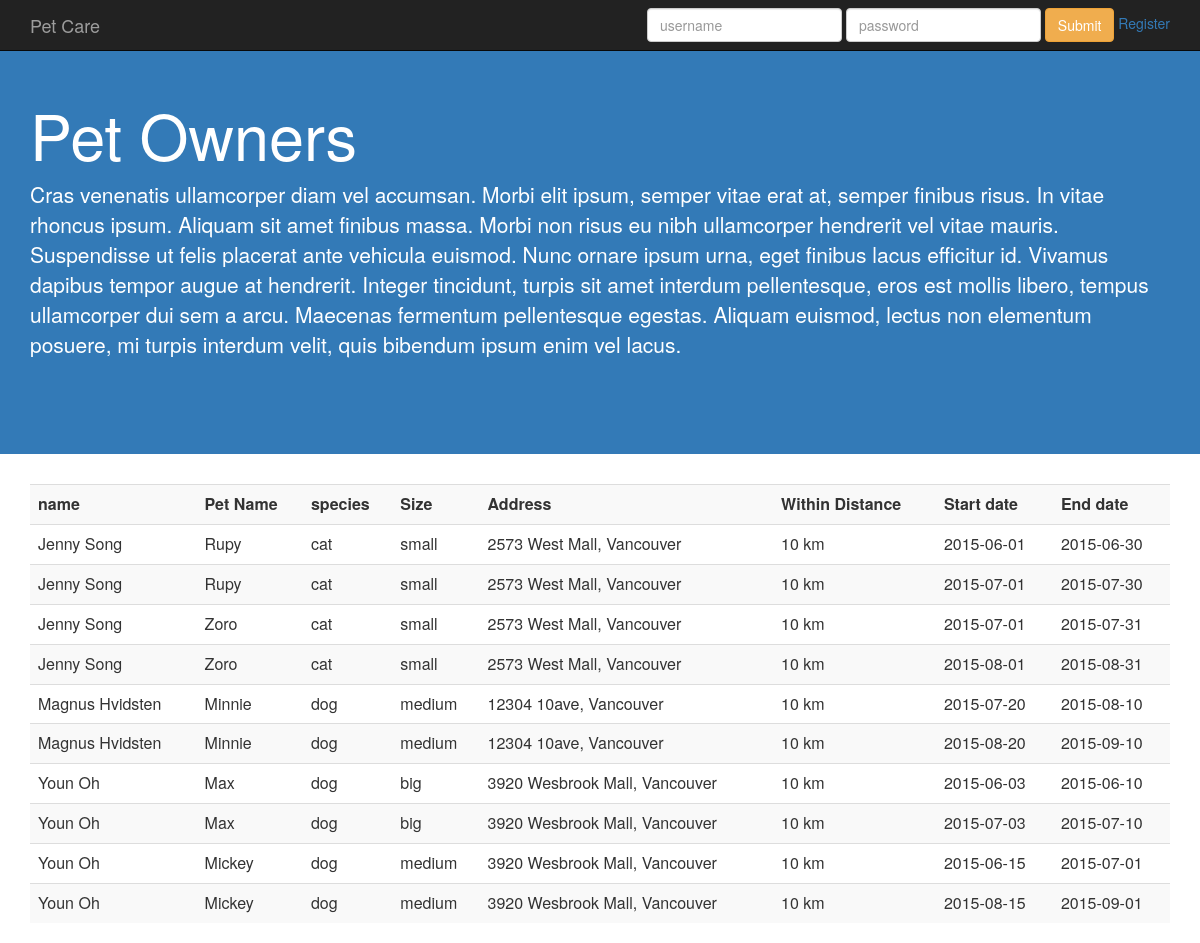
Page /user/owner.php on the committed database.
### tables this page shows
CREATE TABLE AccommodationRequest
(OwnerID       	Char(20),
 PetID 			INTEGER, 
 RequestID 		INTEGER,
 WithinDistance 		REAL NOT NULL, 
 StartDate 		DATE NOT NULL, 
 EndDate 		DATE NOT NULL, 
 primary key(PetID, RequestID),
 foreign key(OwnerID, PetID) references OwnsPet(OwnerID, PetID));

CREATE TABLE User
(UserID 	CHAR(20) NOT NULL,
 Password 	CHAR(20) NOT NULL, 
 Name 		CHAR(20) NOT NULL, 
 Address 	CHAR(50) NOT NULL,
 PhoneNum 	CHAR(10) NOT NULL,
 primary key (UserID));

CREATE TABLE OwnsPet
	(OwnerID 	Char(20), 
 PetID 		INTEGER, 
 PetName 	CHAR(20) NOT NULL,
 Size 		CHAR(20) NOT NULL,
 Species	CHAR(20) NOT NULL,
 primary key (OwnerID,PetID),
 foreign key(OwnerID) references PetOwner(OwnerID));

### user/owner.php (the view, shortened to what this page needs)
<?php
	function getAccommodationRequest() {
		try{
			$db = new PDO("mysql:host=localhost;dbname=fantastic304;port=3306","root");
			$sql = 'SELECT Name, PetName, Species, Size, Address, WithinDistance, StartDate, EndDate, a.RequestID as RequestID, a.PetID as PetID, a.OwnerID as OwnerID
			FROM AccommodationRequest a, OwnsPet op, PetOwner po, User u
			WHERE a.OwnerID = op.OwnerID and op.OwnerID = po.OwnerID and po.OwnerID = u.UserID and a.PetID = op.PetID and NOT EXISTS (SELECT * FROM Contract c WHERE c.RequestID IS NOT NULL and Status=1 and c.RequestID = a.RequestID and c.PetID = a.PetID)';
			echo '<table class="table table-striped">';
			echo '<th>name</th>';
			echo '<th>';
			echo "Pet Name";
			echo '</th>';
			echo '<th>';
			echo "species";
			echo '</th>';
			echo '<th>';
			echo "Size";
			echo '</th>';
			echo '<th>';
			echo "Address";
			echo '</th>';
			echo '<th>';
			echo "Within Distance";
			echo '</th>';
			echo '<th>';
			echo "Start date";
			echo '</th>';
			echo '<th>';
			echo "End date";
			echo '</th>';
			foreach($db->query($sql) as $row){
				echo '<tr>';
				echo '<td>';
				echo $row['Name'];
				echo '</td>';
				echo '<td>';
				echo $row['PetName'];
				echo '</td>';
				echo '<td>';
				echo $row['Species'];
				echo '</td>';
				echo '<td>';
				echo $row['Size'];
				echo '</td>';
				echo '<td>';
				echo $row['Address'];
				echo '</td>';
				echo '<td>';
				echo $row['WithinDistance'];
				echo ' km</td>';
				echo '<td>';
				echo $row['StartDate'];
				echo '</td>';
				echo '<td>';
				echo $row['EndDate'];
				echo '</td>';
			}
			echo '</table>';
		} catch(Exception $e){
		echo "Could not connect to the database";
		exit;
		}
	}
?>
<head>
	<link rel="stylesheet" href="../bootstrap.min.css">
</head>
<body>
	<?php include '../include/header.php' ?>
	<div style="padding: 80px 0; background-color:337ab7; !important" class="jumbotron">
  		<div class="container">
  			<h1 style="color:white">Pet Owners</h1>
  			<p style="color:white">Cras venenatis ullamcorper diam vel accumsan. Morbi elit ipsum, semper vitae erat at, semper finibus risus. In vitae rhoncus ipsum. Aliquam sit amet finibus massa. Morbi non risus eu nibh ullamcorper hendrerit vel vitae mauris. Suspendisse ut felis placerat ante vehicula euismod. Nunc ornare ipsum urna, eget finibus lacus efficitur id. Vivamus dapibus tempor augue at hendrerit. Integer tincidunt, turpis sit amet interdum pellentesque, eros est mollis libero, tempus ullamcorper dui sem a arcu. Maecenas fermentum pellentesque egestas. Aliquam euismod, lectus non elementum posuere, mi turpis interdum velit, quis bibendum ipsum enim vel lacus.</p>
  		</div>
	</div>
	<div class="container">
		<?php getAccommodationRequest(); ?>
	</div>
</body>

### include/header.php
<nav class="navbar navbar-inverse navbar-fixed-top">
	<div class="container">
    	<a class="navbar-brand" href="<?php $_SERVER['DOCUMENT_ROOT'] ?>/index.php">Pet Care</a>
		<?php if(!isset($_COOKIE['userID'])): ?>
			<form class="navbar-form navbar-right" action= "<?php $_SERVER['DOCUMENT_ROOT'] ?>/login.php" method="post">
        		<div class="form-group">
         			<input type="text" class="form-control" name="id" placeholder="username">
         			<input type="password" class="form-control" name="password" placeholder="password">
        		</div>
        		<button type="submit" class="btn btn-warning">Submit</button>
        		<a href="<?php $_SERVER['DOCUMENT_ROOT'] ?>/register.php">Register</a>
      		</form>
      	<?php else : ?>
      		<ul class="nav navbar-nav navbar-right">
      			<li><a href="<?php $_SERVER['DOCUMENT_ROOT'] ?>/myaccount.php"><?php echo $_COOKIE['userID'] ?></a></li>
      			<li><a href="<?php $_SERVER['DOCUMENT_ROOT'] ?>/logout.php">Log Out</a></li>
      	<?php endif; ?>
     	</div>
</nav>

### rows in the picture
accommodationrequest: user.Name "Jenny Song", ownspet.PetName "Rupy", ownspet.Species "cat", ownspet.Size "small", user.Address "2573 West Mall, Vancouver", WithinDistance "10", StartDate "2015-06-01", EndDate "2015-06-30"
accommodationrequest: user.Name "Jenny Song", ownspet.PetName "Rupy", ownspet.Species "cat", ownspet.Size "small", user.Address "2573 West Mall, Vancouver", WithinDistance "10", StartDate "2015-07-01", EndDate "2015-07-30"
accommodationrequest: user.Name "Jenny Song", ownspet.PetName "Zoro", ownspet.Species "cat", ownspet.Size "small", user.Address "2573 West Mall, Vancouver", WithinDistance "10", StartDate "2015-07-01", EndDate "2015-07-31"
accommodationrequest: user.Name "Jenny Song", ownspet.PetName "Zoro", ownspet.Species "cat", ownspet.Size "small", user.Address "2573 West Mall, Vancouver", WithinDistance "10", StartDate "2015-08-01", EndDate "2015-08-31"
accommodationrequest: user.Name "Magnus Hvidsten", ownspet.PetName "Minnie", ownspet.Species "dog", ownspet.Size "medium", user.Address "12304 10ave, Vancouver", WithinDistance "10", StartDate "2015-07-20", EndDate "2015-08-10"
accommodationrequest: user.Name "Magnus Hvidsten", ownspet.PetName "Minnie", ownspet.Species "dog", ownspet.Size "medium", user.Address "12304 10ave, Vancouver", WithinDistance "10", StartDate "2015-08-20", EndDate "2015-09-10"
accommodationrequest: user.Name "Youn Oh", ownspet.PetName "Max", ownspet.Species "dog", ownspet.Size "big", user.Address "3920 Wesbrook Mall, Vancouver", WithinDistance "10", StartDate "2015-06-03", EndDate "2015-06-10"
accommodationrequest: user.Name "Youn Oh", ownspet.PetName "Max", ownspet.Species "dog", ownspet.Size "big", user.Address "3920 Wesbrook Mall, Vancouver", WithinDistance "10", StartDate "2015-07-03", EndDate "2015-07-10"
accommodationrequest: user.Name "Youn Oh", ownspet.PetName "Mickey", ownspet.Species "dog", ownspet.Size "medium", user.Address "3920 Wesbrook Mall, Vancouver", WithinDistance "10", StartDate "2015-06-15", EndDate "2015-07-01"
accommodationrequest: user.Name "Youn Oh", ownspet.PetName "Mickey", ownspet.Species "dog", ownspet.Size "medium", user.Address "3920 Wesbrook Mall, Vancouver", WithinDistance "10", StartDate "2015-08-15", EndDate "2015-09-01"
